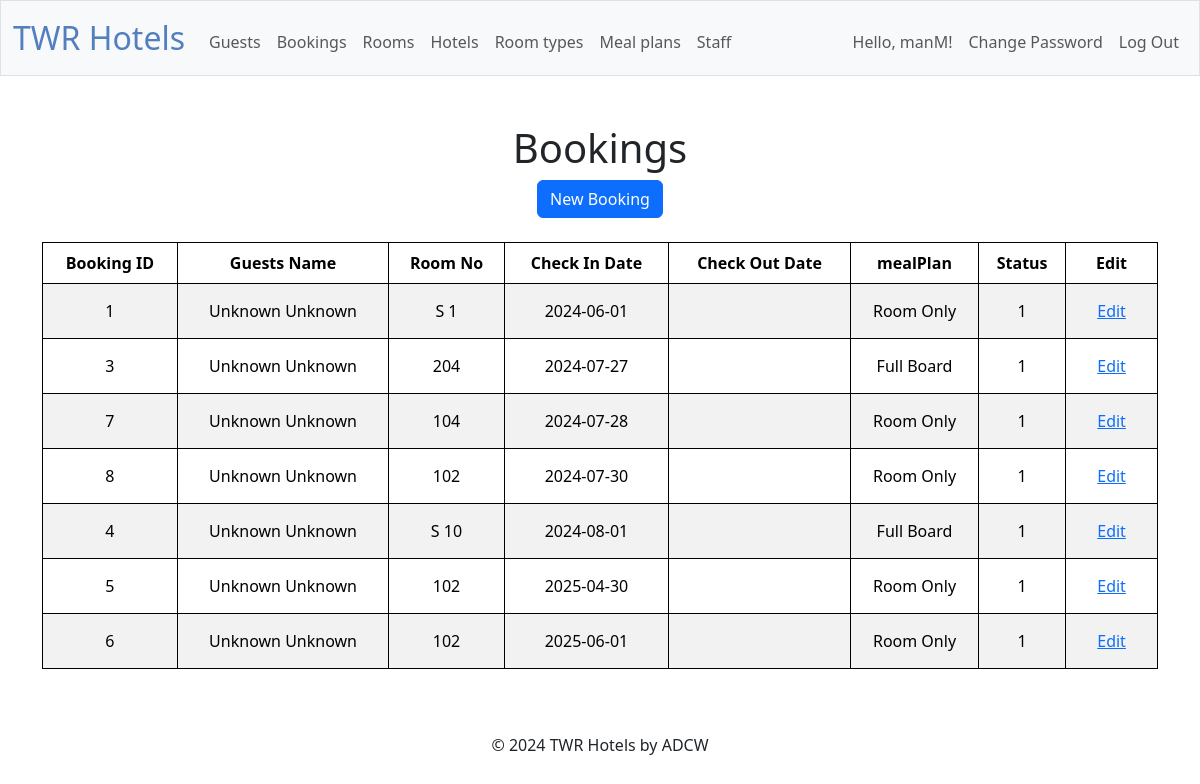
The app's page /bookings (signed in) with its own data.
### tables this page shows
CREATE TABLE "bookings" (bookingID INTEGER PRIMARY KEY AUTOINCREMENT NOT NULL, guestID INTEGER NOT NULL, roomID INTEGER NOT NULL, checkInDate DATE NOT NULL, checkOutDate DATE NOT NULL, mealPlanID INTEGER NOT NULL, statusID INTEGER, FOREIGN KEY (guestID) REFERENCES guests(guestID), FOREIGN KEY (roomID) REFERENCES rooms(roomID), FOREIGN KEY (mealPlanID) REFERENCES mealPlans(mealPlanID), FOREIGN KEY (statusID) REFERENCES status(statusID));

CREATE TABLE "guests" (guestID INTEGER PRIMARY KEY AUTOINCREMENT NOT NULL, firstName TEXT NOT NULL, lastName TEXT NOT NULL, dateOfBirth DATE NOT NULL, address TEXT, countryID INTEGER NOT NULL, phone INTEGER NOT NULL,  email TEXT NOT NULL, idType INTEGER NOT NULL, idNumber INTEGER NOT NULL, FOREIGN KEY (idType) REFERENCES identityDocs(idID), FOREIGN KEY (countryID) REFERENCES countries(num_code));

CREATE TABLE "rooms" (roomID INTEGER PRIMARY KEY AUTOINCREMENT NOT NULL, hotelID INTEGER NOT NULL, typeID INTEGER NOT NULL, statusID INTEGER NOT NULL, roomNo TEXT NOT NULL, FOREIGN KEY (hotelID) REFERENCES Hotels(hotelID),  FOREIGN KEY (typeID) REFERENCES "roomTypes"(typeID), FOREIGN KEY (statusID) REFERENCES status(statusID));

CREATE TABLE "mealPlans" (mealPlanID INTEGER PRIMARY KEY AUTOINCREMENT NOT NULL, name TEXT NOT NULL, statusID INTEGER NOT NULL, FOREIGN KEY (statusID) REFERENCES status(statusID));

### app.py (the view)
@app.route("/bookings", methods=["GET"])
@login_required
def bookings():
    bookings = db.execute(
        "SELECT bookings.*, guests.firstName, guests.lastName, rooms.roomNo, mealPlans.name as mealPlanName, status.status FROM bookings INNER JOIN rooms ON bookings.roomID = rooms.roomID INNER JOIN guests ON bookings.guestID = guests.guestID INNER JOIN mealPlans ON bookings.mealPlanID = mealPlans.mealPlanID INNER JOIN status ON bookings.statusID = status.statusID WHERE rooms.hotelID = ? ORDER BY checkInDate, checkOutDate", session["hotelID"])
    return render_template("bookings.html", bookings=bookings)

### app.py (called while the page is built)
@app.after_request
def after_request(response):
    response.headers["Cache-Control"] = "no-cache, no-store, must-revalidate"
    response.headers["Expires"] = 0
    response.headers["Pragma"] = "no-cache"
    return response

### templates/bookings.html (shortened to what this page needs)
{% extends "layout.html" %}
{% block main %}
    <h1>Bookings</h1>
    <a href="/new_booking" class="btn btn-primary">New Booking</a>
    <br>
    <br>
    <table class="table table-striped">
        <thead>
            <tr>
                <th>Booking ID</th>
                <th>Guests Name</th>
                <th>Room No</th>
                <th>Check In Date</th>
                <th>Check Out Date</th>
                <th>mealPlan</th>
                <th>Status</th>
                <th>Edit</th>
            </tr>
        </thead>
        <tbody>
            {% for booking in bookings %}
                <tr>
                    <td>{{ booking["bookingID"] }}</td>
                    <td>{{ booking["firstName"] }} {{ booking["lastName"] }}</td>
                    <td>{{ booking["roomNo"] }}</td>
                    <td>{{ booking["checkInDate"] }}</td>
                    <td>{{ booking["checkoutDate"] }}</td>
                    <td>{{ booking["mealPlanName"] }}</td>
                    <td>{{ booking["statusID"] }}</td>
                    <td>
                        <form action="/edit_booking" method="get">
                            <button class="btn btn-link" type="submit">Edit</button>
                        </form>
                    </td>
                </tr>
            {% endfor %}
        </tbody>
    </table>
{% endblock %}

### static/styles.css (style rules this page uses)
button, input[type="submit"] { background-color: #d9edff; border: 1px solid transparent; border-radius: 0.25rem; font-size: 0.95rem; font-weight: 400; line-height: 1.5; padding: 0.375rem 0.75rem; text-align: center; transition: color 0.15s ease-in-out, background-color 0.15s ease-in-out, border-color 0.15s ease-in-out, box-shadow 0.15s ease-in-out; vertical-align: middle; }
table { background-color: transparent; margin-bottom: 1rem; width: 100%; }
table th, table td { padding: 0.75rem; vertical-align: middle; border-collapse: collapse; border: 1px solid; }
tbody tr:nth-of-type(odd) { background-color: rgb(179, 208, 255, 0.3) }

### records on screen
bookings: bookingID "1", firstName "Unknown", lastName "Unknown", roomNo "S 1", checkInDate "2024-06-01", mealPlanName "Room Only", statusID "1"
bookings: bookingID "3", firstName "Unknown", lastName "Unknown", roomNo "204", checkInDate "2024-07-27", mealPlanName "Full Board", statusID "1"
bookings: bookingID "7", firstName "Unknown", lastName "Unknown", roomNo "104", checkInDate "2024-07-28", mealPlanName "Room Only", statusID "1"
bookings: bookingID "8", firstName "Unknown", lastName "Unknown", roomNo "102", checkInDate "2024-07-30", mealPlanName "Room Only", statusID "1"
bookings: bookingID "4", firstName "Unknown", lastName "Unknown", roomNo "S 10", checkInDate "2024-08-01", mealPlanName "Full Board", statusID "1"
bookings: bookingID "5", firstName "Unknown", lastName "Unknown", roomNo "102", checkInDate "2025-04-30", mealPlanName "Room Only", statusID "1"
bookings: bookingID "6", firstName "Unknown", lastName "Unknown", roomNo "102", checkInDate "2025-06-01", mealPlanName "Room Only", statusID "1"

### other values on screen
{{ session["username"] }} "manM"
